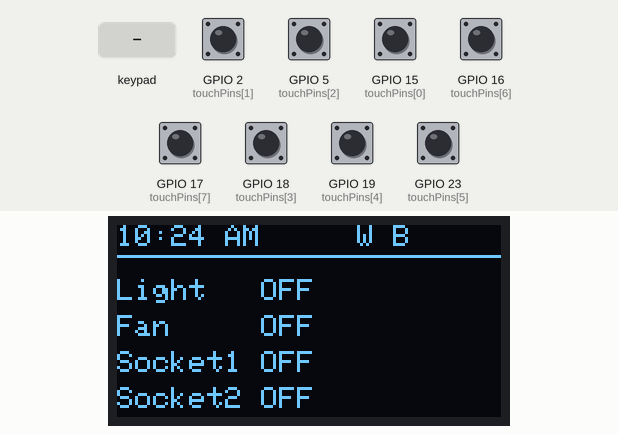
This sketch was run on a simulated ESP32. On the bench: 128×64 one-colour display. The inputs (shaded band) are chosen by the test bench; at power-on: GPIO 2 (touchPins[1]), GPIO 5 (touchPins[2]), GPIO 15 (touchPins[0]), GPIO 16 (touchPins[6]), GPIO 17 (touchPins[7]), GPIO 18 (touchPins[3]), GPIO 19 (touchPins[4]), GPIO 23 (touchPins[5]) LOW. WiFi joins after 1.5 s; servers stay silent unless stated; the local clock reads 2024-03-15 10:24:30 at power-on unless the sketch sets it; USB keyboard and mouse output is not drawn; what the sketch prints to the serial monitor is not drawn.

Above: at 3.0 s.
3.1 s: keypad keys 2 6 2 5 3 3 3 2 pressed 0.4 s apart
At 4.5 s:
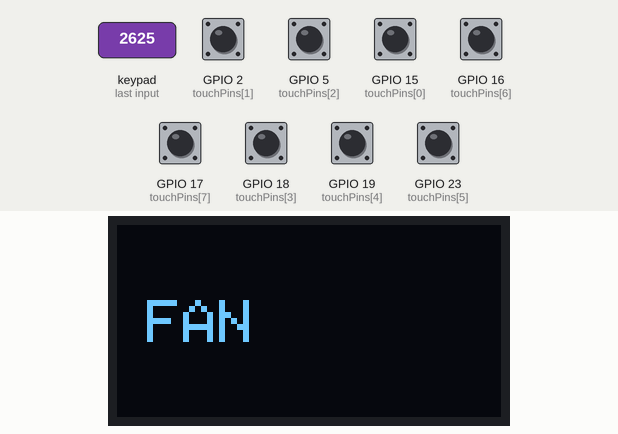
9.3 s: GPIO 2 (touchPins[1]) pulled HIGH for 1 s
At 10.6 s:
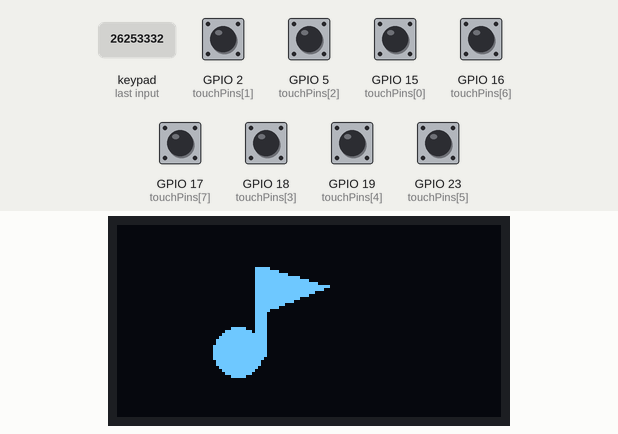
13.3 s: key 'a' pressed
16.3 s: key 'B' pressed
At 19.15 s:
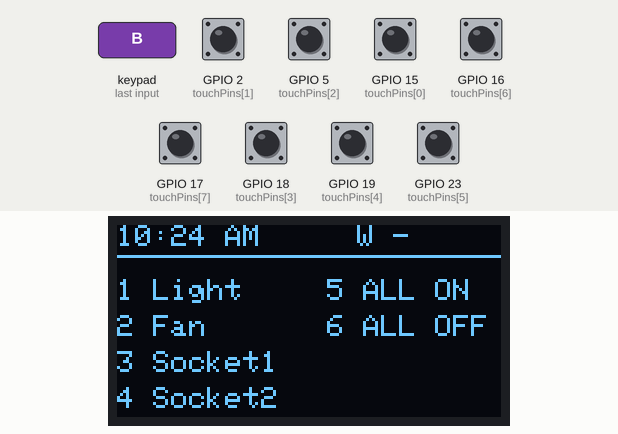
19.3 s: GPIO 5 (touchPins[2]) pulled HIGH for 1 s
At 19.7 s:
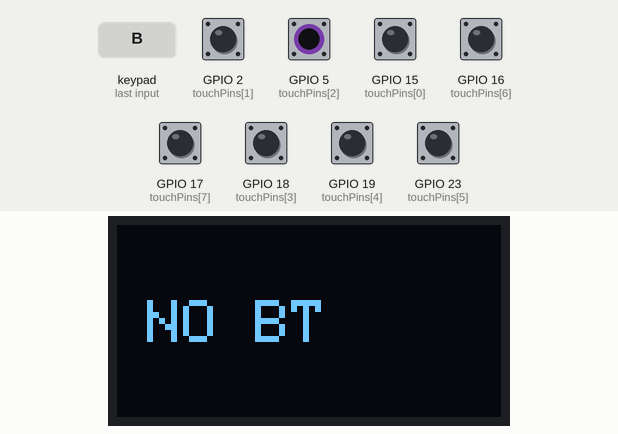
22.0 s: key 'C' pressed
At 23.0 s:
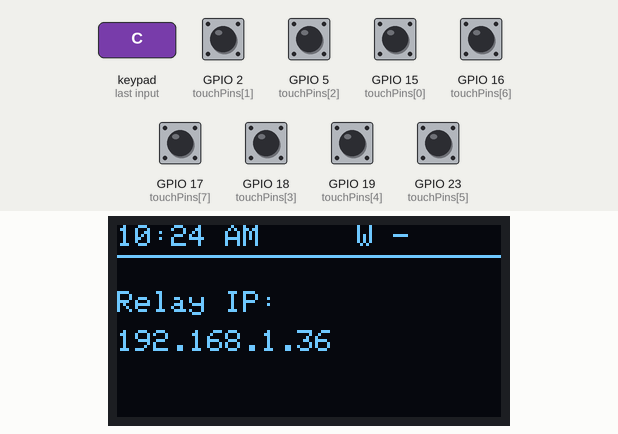
Timing chart, 0 to 24.5 s (numbered marks = the images above; inputs shaded):
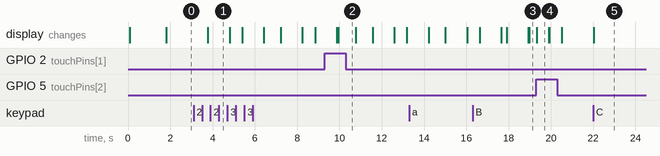

The sketch:

FINAL_SMART_HOME.ino
```cpp
#include <WiFi.h>
#include <HTTPClient.h>
#include <Wire.h>
#include <Adafruit_GFX.h>
#include <Adafruit_SSD1306.h>
#include <Keypad.h>
#include <time.h>
#include <BleKeyboard.h>

#define SCREEN_WIDTH 128
#define SCREEN_HEIGHT 64
#define OLED_ADDR 0x3C
Adafruit_SSD1306 display(SCREEN_WIDTH, SCREEN_HEIGHT, &Wire, -1);

// =====================
// WIFI
// =====================
const char* ssid = "KIRTAN HOME";
const char* password = "Kirtan@1235";
String relayServer = "http://192.168.1.36";

// =====================
// BLE STREAM DECK
// =====================
BleKeyboard bleKeyboard("Kirtan Stream Deck");

bool bluetoothEnabled = true;

unsigned long lastVolUp = 0;
unsigned long lastVolDown = 0;

// =====================
// NTP / CLOCK
// =====================
const char* ntpServer = "pool.ntp.org";
const char* ntpServerBackup = "time.nist.gov";
const long  gmtOffset_sec = 19800;   // IST = UTC+5:30. Change if you're elsewhere.
const int   daylightOffset_sec = 0;

// =====================
// KEYPAD
// =====================
const byte ROWS = 4;
const byte COLS = 4;
char keys[ROWS][COLS] = {
  {'1','2','3','4'},
  {'5','6','7','8'},
  {'a','b','c','d'},
  {'A','B','C','D'}
};
byte rowPins[ROWS] = {13,4,14,27};
byte colPins[COLS] = {26,25,33,32};
Keypad keypad = Keypad(
  makeKeymap(keys),
  rowPins,
  colPins,
  ROWS,
  COLS
);

// =====================
// TOUCH PANEL
// NOTE: only GPIO15 (T3) and GPIO2 (T2) are native ESP32 touch pins.
// The rest assume external touch modules (e.g. TTP223) with digital outputs.
// =====================
const int touchPins[8] = {
  15, 2, 5, 18,
  19, 23, 16, 17
};

const char* touchNames[8] = {
  "NEXT",
  "WIN+1",
  "PLAY",
  "WIN+2",
  "PREV",
  "WIN+3",
  "VOL-",
  "VOL+"
};

// =====================
// PAGE SYSTEM
// =====================
int currentPage = 0;

#define PAGE_DASHBOARD 0
#define PAGE_DEVICES   1
#define PAGE_PHONE     2
#define PAGE_SYSTEM    3

// =====================
// RELAY STATUS
// =====================
bool lightState = false;
bool fanState = false;
bool socket1State = false;
bool socket2State = false;
unsigned long lastStatusCheck = 0;

// =====================
// CLOCK HELPER
// =====================
String getTimeString()
{
  struct tm timeinfo;
  if(!getLocalTime(&timeinfo, 100))   // short timeout so this never blocks the loop for long
  {
    return "--:--";
  }
  char buffer[12];
  strftime(buffer, sizeof(buffer), "%I:%M %p", &timeinfo);
  String t = String(buffer);
  if(t.charAt(0) == '0') t.remove(0,1);   // "09:30 PM" -> "9:30 PM"
  return t;
}

// =====================
// SHARED STATUS BAR
// Time on the left, WiFi/Bluetooth indicator on the right. Used by every
// page so all four screens stay visually consistent.
// =====================
void drawStatusBar()
{
  display.setTextColor(WHITE);
  display.setTextSize(1);

  display.setCursor(0,0);
  display.print(getTimeString());

  display.setCursor(80,0);

  if(WiFi.status() == WL_CONNECTED)
    display.print("W");
  else
    display.print("X");

  if(bluetoothEnabled && bleKeyboard.isConnected())
    display.print(" B");
  else
    display.print(" -");

  display.drawLine(0,10,127,10,WHITE);
}

// =====================
// OLED: DASHBOARD
// =====================
void drawDashboard()
{
  display.clearDisplay();
  drawStatusBar();

  display.setCursor(0,18);
  display.print("Light   ");
  display.println(lightState ? "ON" : "OFF");

  display.setCursor(0,30);
  display.print("Fan     ");
  display.println(fanState ? "ON" : "OFF");

  display.setCursor(0,42);
  display.print("Socket1 ");
  display.println(socket1State ? "ON" : "OFF");

  display.setCursor(0,54);
  display.print("Socket2 ");
  display.println(socket2State ? "ON" : "OFF");

  display.display();
}

// =====================
// OLED: DEVICES PAGE
// =====================
void drawDevicesPage()
{
  display.clearDisplay();
  drawStatusBar();

  display.setCursor(0,18);
  display.print("1 Light");
  display.setCursor(70,18);
  display.print("5 ALL ON");

  display.setCursor(0,30);
  display.print("2 Fan");
  display.setCursor(70,30);
  display.print("6 ALL OFF");

  display.setCursor(0,42);
  display.println("3 Socket1");

  display.setCursor(0,54);
  display.println("4 Socket2");

  display.display();
}

// =====================
// OLED: PHONE PAGE
// =====================
void drawPhonePage()
{
  display.clearDisplay();
  drawStatusBar();

  display.setCursor(0,22);
  display.println("Relay IP:");

  display.setCursor(0,35);
  display.println(relayServer.substring(7));   // strips "http://"

  display.display();
}

// =====================
// OLED: SYSTEM PAGE
// =====================
void drawSystemPage()
{
  display.clearDisplay();
  drawStatusBar();

  display.setCursor(0,20);
  display.print("RSSI: ");
  display.print(WiFi.RSSI());
  display.println(" dBm");

  display.setCursor(0,32);
  display.print("WiFi: ");
  display.println(WiFi.status() == WL_CONNECTED ? "Connected" : "Disconnected");

  display.setCursor(0,44);
  display.print("IP: ");
  display.println(WiFi.localIP().toString());

  display.display();
}

// =====================
// PAGE ROUTER
// All redraws (status polling, touch, nav keys) go through this,
// so a background status refresh never yanks you back to Dashboard.
// =====================
void drawCurrentPage()
{
  switch(currentPage)
  {
    case PAGE_DASHBOARD: drawDashboard();    break;
    case PAGE_DEVICES:   drawDevicesPage();  break;
    case PAGE_PHONE:     drawPhonePage();    break;
    case PAGE_SYSTEM:    drawSystemPage();   break;
  }
}

// =====================
// POPUP
// =====================
void showPopup(String msg, unsigned long duration = 1000)
{
  display.clearDisplay();
  display.setTextSize(2);
  display.setCursor(10,25);
  display.println(msg);
  display.display();
  delay(duration);
}

// =====================
// MUSIC ICON POPUP (Touch 2 / Win+1)
// Generic music-note glyph, not the Spotify logo - that's a trademarked
// logo I can't reproduce. Swap in your own bitmap via display.drawBitmap()
// here if you create/source one yourself.
// =====================
void showMusicPopup(unsigned long duration)
{
  display.clearDisplay();

  display.fillCircle(40, 42, 8, WHITE);                  // note head
  display.fillRect(46, 14, 4, 30, WHITE);                // stem
  display.fillTriangle(50, 14, 70, 20, 50, 28, WHITE);   // flag

  display.display();
  delay(duration);
}

// =====================
// GET STATUS
// =====================
void updateStatus()
{
  if(WiFi.status() != WL_CONNECTED)
    return;
  HTTPClient http;
  http.begin(relayServer + "/status");
  int httpCode = http.GET();
  if(httpCode == 200)
  {
    String data = http.getString();
    if(data.length() >= 4)
    {
      lightState   = data[0] == '1';
      fanState     = data[1] == '1';
      socket1State = data[2] == '1';
      socket2State = data[3] == '1';
      drawCurrentPage();
    }
  }
  http.end();
}

// =====================
// TOGGLE RELAY / SEND COMMAND
// Used for both single relays (r1..r4) and group commands (allon/alloff)
// =====================
void sendRelay(String relay)
{
  if(WiFi.status() != WL_CONNECTED)
    return;
  HTTPClient http;
  http.begin(relayServer + "/" + relay);
  http.GET();
  http.end();
  delay(150);
  updateStatus();
}

// =====================
// SETUP
// =====================
void setup()
{
  Serial.begin(115200);

  bleKeyboard.begin();

  Wire.begin(21,22);

  if(!display.begin(SSD1306_SWITCHCAPVCC, OLED_ADDR))
  {
    Serial.println("OLED FAILED");
    while(true);
  }

  display.clearDisplay();
  display.display();
  display.setTextSize(1);
  display.setTextColor(WHITE);
  display.setCursor(0,0);
  display.println("Connecting WiFi...");
  display.display();

  WiFi.begin(ssid,password);

  unsigned long wifiStart = millis();
  while(WiFi.status() != WL_CONNECTED && millis() - wifiStart < 15000)
  {
    delay(500);
    Serial.print(".");
  }
  Serial.println();

  if(WiFi.status() == WL_CONNECTED)
  {
    Serial.println("WiFi Connected");
    Serial.println(WiFi.localIP());
    configTime(gmtOffset_sec, daylightOffset_sec, ntpServer, ntpServerBackup);
  }
  else
  {
    Serial.println("WiFi FAILED - continuing offline");
  }

  for(int i=0;i<8;i++)
  {
    pinMode(touchPins[i], INPUT_PULLDOWN);
  }

  updateStatus();
  drawCurrentPage();
}

// =====================
// LOOP
// =====================
void loop()
{
  char key = keypad.getKey();
  if(key)
  {
    Serial.print("Key: ");
    Serial.println(key);

    switch(key)
    {
      case '1':
        sendRelay("r1");
        showPopup("LIGHT");
        drawCurrentPage();
        break;
      case '2':
        sendRelay("r2");
        showPopup("FAN");
        drawCurrentPage();
        break;
      case '3':
        sendRelay("r3");
        showPopup("SOCKET1");
        drawCurrentPage();
        break;
      case '4':
        sendRelay("r4");
        showPopup("SOCKET2");
        drawCurrentPage();
        break;
      case '5':
        sendRelay("allon");
        showPopup("ALL ON");
        drawCurrentPage();
        break;
      case '6':
        sendRelay("alloff");
        showPopup("ALL OFF");
        drawCurrentPage();
        break;

      case 'A':
        currentPage = PAGE_DASHBOARD;
        drawCurrentPage();
        break;
      case 'B':
        currentPage = PAGE_DEVICES;
        drawCurrentPage();
        break;
      case 'C':
        currentPage = PAGE_PHONE;
        drawCurrentPage();
        break;
      case 'D':
        currentPage = PAGE_SYSTEM;
        drawCurrentPage();
        break;

      case 'a':
        bluetoothEnabled = !bluetoothEnabled;
        if(bluetoothEnabled)
          showPopup("BT ON");
        else
          showPopup("BT OFF");
        drawCurrentPage();
        break;
    }
  }

  // ---- Touch panel scan ----
  for(int i=0;i<8;i++)
  {
    if(digitalRead(touchPins[i]))
    {
      Serial.println(touchNames[i]);

      if(bluetoothEnabled && bleKeyboard.isConnected())
      {
        switch(i)
        {
          // Touch 1 - silent, no popup
          case 0:
            bleKeyboard.write(KEY_MEDIA_NEXT_TRACK);
            delay(150);
            break;

          // Touch 2 - icon popup, longer hold time
          case 1:
            bleKeyboard.press(KEY_LEFT_GUI);
            bleKeyboard.press('1');
            delay(50);
            bleKeyboard.releaseAll();
            showMusicPopup(800);
            drawCurrentPage();
            break;

          // Touch 3 - silent, no popup
          case 2:
            bleKeyboard.write(KEY_MEDIA_PLAY_PAUSE);
            delay(150);
            break;

          // Touch 4 - unchanged
          case 3:
            bleKeyboard.press(KEY_LEFT_GUI);
            bleKeyboard.press('2');
            delay(50);
            bleKeyboard.releaseAll();
            showPopup("WIN2", 250);
            drawCurrentPage();
            break;

          // Touch 5 - silent, no popup
          case 4:
            bleKeyboard.write(KEY_MEDIA_PREVIOUS_TRACK);
            delay(150);
            break;

          // Touch 6 - unchanged
          case 5:
            bleKeyboard.press(KEY_LEFT_GUI);
            bleKeyboard.press('3');
            delay(50);
            bleKeyboard.releaseAll();
            showPopup("WIN3", 250);
            drawCurrentPage();
            break;

          // Touch 7 - silent, no popup
          case 6:
            bleKeyboard.write(KEY_MEDIA_VOLUME_DOWN);
            delay(150);
            break;

          // Touch 8 - silent, no popup
          case 7:
            bleKeyboard.write(KEY_MEDIA_VOLUME_UP);
            delay(150);
            break;
        }
      }
      else
      {
        showPopup("NO BT", 250);
        drawCurrentPage();
      }
    }
  }

  if(millis() - lastStatusCheck > 3000)
  {
    lastStatusCheck = millis();
    updateStatus();
  }
}
```

Measured:
- after the input at 3.1 s, the display: changes after 0.68 s (image 1)
- after the input at 9.3 s, the display: first differs from a run without the input after 0.65 s (image 2)
- after the input at 16.3 s, the display: first differs from a run without the input after 2.7 s (image 3)
- after the input at 19.3 s, the display: changes at once (image 4)
- after the input at 22.0 s, the display: changes at once (image 5)
- what the display in image 4 shows lasts 0.6 s, from 19.3 s to 19.9 s
